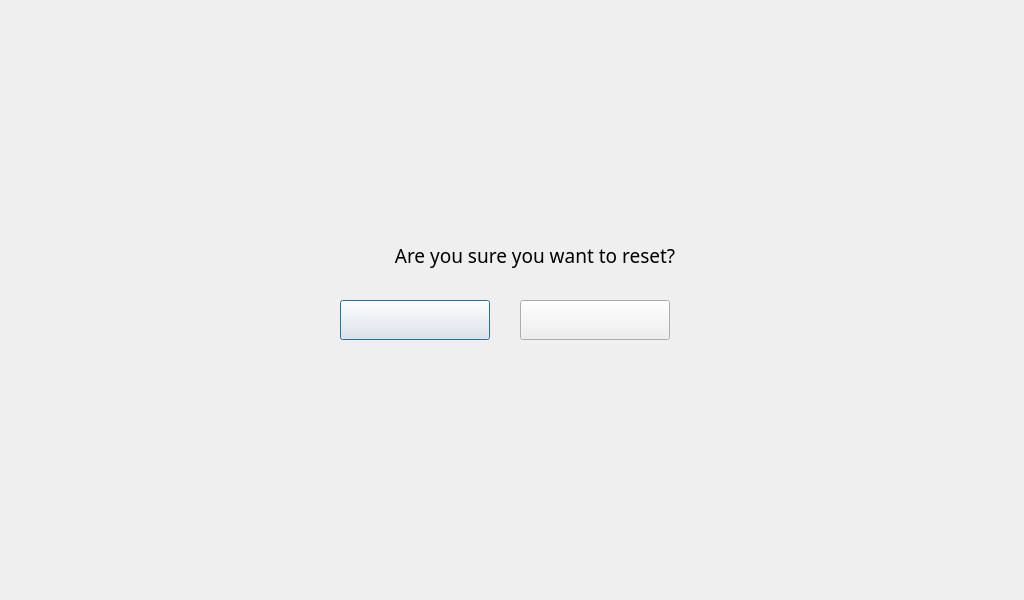
<?xml version="1.0" encoding="UTF-8"?>
<ui version="4.0">
 <class>Dialog</class>
 <widget class="QDialog" name="Dialog">
  <property name="geometry">
   <rect>
    <x>0</x>
    <y>0</y>
    <width>1024</width>
    <height>600</height>
   </rect>
  </property>
  <property name="font">
   <font>
    <family>NanumSquare</family>
   </font>
  </property>
  <property name="windowTitle">
   <string>Dialog</string>
  </property>
  <property name="styleSheet">
   <string notr="true"/>
  </property>
  <widget class="QPushButton" name="Button_ok">
   <property name="geometry">
    <rect>
     <x>340</x>
     <y>300</y>
     <width>150</width>
     <height>40</height>
    </rect>
   </property>
   <property name="styleSheet">
    <string notr="true">QPushButton {
	border-image: url(:/Icon/yes_pressed.png);
}

QPushButton:pressed {
	border-image: url(:/Icon/yes.png);
}

</string>
   </property>
   <property name="text">
    <string/>
   </property>
  </widget>
  <widget class="QPushButton" name="Button_cancel">
   <property name="geometry">
    <rect>
     <x>520</x>
     <y>300</y>
     <width>150</width>
     <height>40</height>
    </rect>
   </property>
   <property name="styleSheet">
    <string notr="true">QPushButton {
	border-image: url(:/Icon/no_pressed.png);
}

QPushButton:pressed {
	border-image: url(:/Icon/no.png);
}
</string>
   </property>
   <property name="text">
    <string/>
   </property>
  </widget>
  <widget class="QLabel" name="label_8">
   <property name="geometry">
    <rect>
     <x>270</x>
     <y>210</y>
     <width>470</width>
     <height>150</height>
    </rect>
   </property>
   <property name="font">
    <font>
     <family>NanumSquare</family>
    </font>
   </property>
   <property name="styleSheet">
    <string notr="true">border-image: url(:/Icon/set_sel_on_box.png);</string>
   </property>
   <property name="text">
    <string/>
   </property>
  </widget>
  <widget class="QLabel" name="label">
   <property name="geometry">
    <rect>
     <x>0</x>
     <y>0</y>
     <width>1024</width>
     <height>600</height>
    </rect>
   </property>
   <property name="styleSheet">
    <string notr="true">image: url(:/Icon/Home capture_shutdown.png);</string>
   </property>
   <property name="text">
    <string/>
   </property>
  </widget>
  <widget class="QLabel" name="label_9">
   <property name="geometry">
    <rect>
     <x>341</x>
     <y>236</y>
     <width>40</width>
     <height>40</height>
    </rect>
   </property>
   <property name="styleSheet">
    <string notr="true">image: url(:/Icon/box_ic_reset.png);</string>
   </property>
   <property name="text">
    <string/>
   </property>
  </widget>
  <widget class="QLabel" name="label_10">
   <property name="geometry">
    <rect>
     <x>370</x>
     <y>230</y>
     <width>330</width>
     <height>50</height>
    </rect>
   </property>
   <property name="font">
    <font>
     <family>NanumSquare</family>
     <pointsize>14</pointsize>
    </font>
   </property>
   <property name="styleSheet">
    <string notr="true"/>
   </property>
   <property name="text">
    <string>Are you sure you want to reset?</string>
   </property>
   <property name="alignment">
    <set>Qt::AlignCenter</set>
   </property>
  </widget>
  <zorder>label</zorder>
  <zorder>label_8</zorder>
  <zorder>Button_ok</zorder>
  <zorder>Button_cancel</zorder>
  <zorder>label_9</zorder>
  <zorder>label_10</zorder>
 </widget>
 <resources>
  <include location="Icon/Icon.qrc"/>
 </resources>
 <connections/>
</ui>
